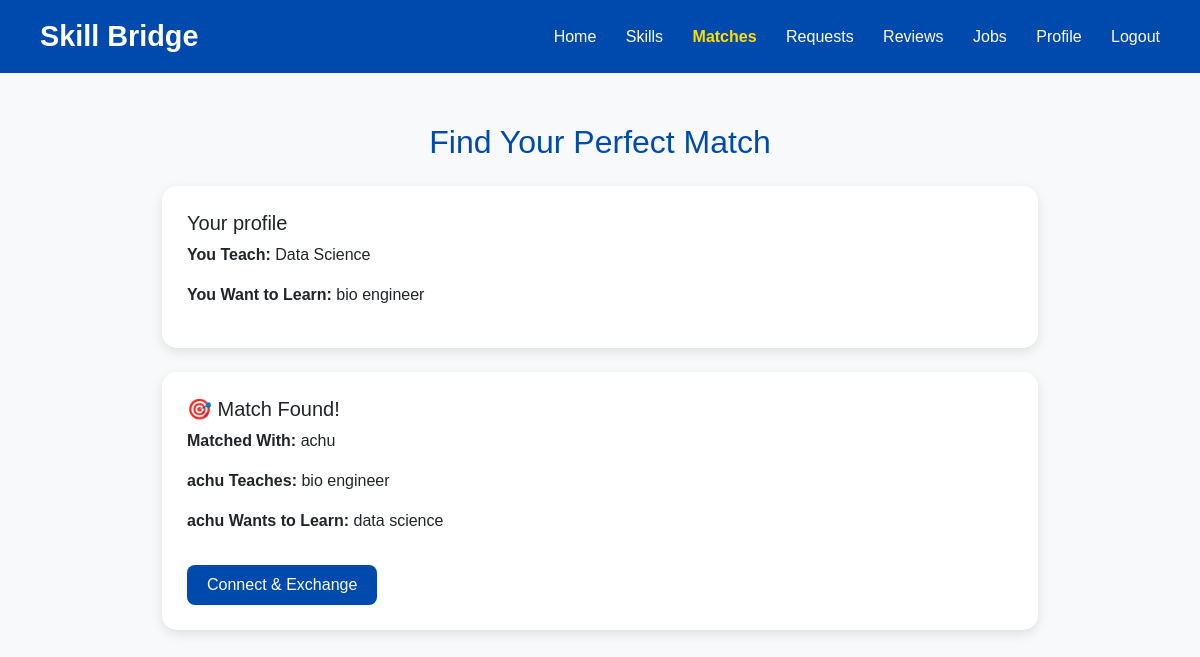
/find_matches/ (signed in), run on the app's committed database.
### myapp/models.py (models this page shows, shortened)
class SkillProfile(models.Model):
    user = models.OneToOneField(User, on_delete=models.CASCADE)
    teach_skill = models.CharField(max_length=100, blank=True)
    learn_skill = models.CharField(max_length=100, blank=True)

### myapp/views.py (the view)
# urls.py: path('find_matches/', views.find_matches, name='find_matches'),
@login_required
def find_matches(request):
    user = request.user
    try:
        user_profile = SkillProfile.objects.get(user=user)
    except SkillProfile.DoesNotExist:
        messages.warning(request, "Please set your teach/learn skills in your profile.")
        return render(request, 'matches.html', {'matches': [], 'user_profile': None})
    matches = SkillProfile.objects.filter(
        teach_skill__iexact=user_profile.learn_skill,
        learn_skill__iexact=user_profile.teach_skill
    ).exclude(user=user)
    return render(request, 'matches.html', {'matches': matches, 'user_profile': user_profile})

### template/matches.html (shortened to what this page needs)
{% load static %}
<!DOCTYPE html>
<html lang="en">
<head>
  <link href="https://cdn.jsdelivr.net/npm/bootstrap@5.3.2/dist/css/bootstrap.min.css" rel="stylesheet">
</head>
<body>
  <header>
    <div class="logo">Skill Bridge</div>
    <div class="nav-links">
      <a href="{% url 'home' %}">Home</a>
          <a href="{% url 'skills' %}">Skills</a>
 <a href="{% url 'find_matches' %}" style="color: #ffdd00; font-weight:600;">
      Matches
    </a>
       <a href="{% url 'requests_page' %}">Requests</a>
       <a href="{% url 'review' %}">Reviews</a>
       <a  href="{% url 'job_list' %}">Jobs</a>
            <a href="{% url 'profile' request.user.id %}">Profile</a>
      <a href="{% url 'logout' %}">Logout</a>
    </div>
  </header>
  <div class="container">
    <h2 class="text-center my-4" style="color:#004aad;">Find Your Perfect Match</h2>
    {% if user_profile %}
      <div class="match-card mb-4">
        <h5>Your profile</h5>
        <p><strong>You Teach:</strong> {{ user_profile.teach_skill|default:"(not set)" }}</p>
        <p><strong>You Want to Learn:</strong> {{ user_profile.learn_skill|default:"(not set)" }}</p>
      </div>
    {% else %}
      <div class="alert alert-warning">Please set your teach/learn skills in profile.</div>
    {% endif %}
    {% if matches %}
      {% for match in matches %}
        <div class="match-card">
          <h5>🎯 Match Found!</h5>
          <p><strong>Matched With:</strong> {{ match.user.username }}</p>
          <p><strong>{{ match.user.username }} Teaches:</strong> {{ match.teach_skill|default:"(not set)" }}</p>
          <p><strong>{{ match.user.username }} Wants to Learn:</strong> {{ match.learn_skill|default:"(not set)" }}</p>
          <form class="send-request-form" method="post" action="{% url 'send_request' match.user.id %}">
            <button type="submit" class="btn btn-connect mt-3">Connect & Exchange</button>
          </form>
        </div>
      {% endfor %}
    {% else %}
      <p class="text-center text-muted">No matches found yet.</p>
    {% endif %}
  </div>
</body>
</html>

### template/matches.html (style rules this page uses)
body { background:#f8f9fa; font-family:'Poppins',sans-serif; }
header { background:#004aad; color:#fff; padding:15px 40px; display:flex; justify-content:space-between; align-items:center; }
.logo { font-size:1.8rem; font-weight:700; }
.nav-links a { color:#fff; margin-left:25px; text-decoration:none; }
.container { margin-top:50px; max-width:900px; }
.match-card { background:#fff; border-radius:15px; box-shadow:0 4px 12px rgba(0,0,0,0.1); padding:25px; margin-bottom:20px; }
.btn-connect { background:#004aad; color:#fff; border:none; border-radius:8px; padding:8px 20px; }

### data on the page
SkillProfile: teach_skill "Data Science", learn_skill "bio engineer"
SkillProfile: user.username "achu", teach_skill "bio engineer", learn_skill "data science"
